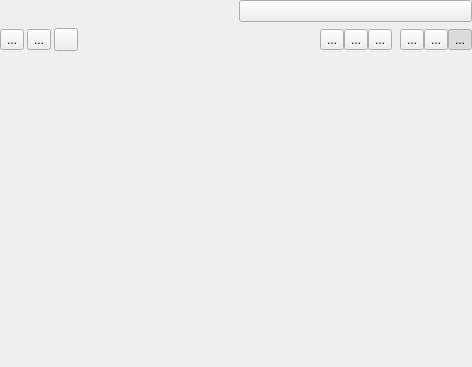
<ui version="4.0">
 <class>qMRMLTableViewControllerWidget</class>
 <widget class="ctkPopupWidget" name="qMRMLTableViewControllerWidget">
  <property name="geometry">
   <rect>
    <x>0</x>
    <y>0</y>
    <width>472</width>
    <height>367</height>
   </rect>
  </property>
  <property name="windowTitle">
   <string>表格视图控制器</string>
  </property>
  <layout class="QVBoxLayout" name="verticalLayout">
   <property name="margin">
    <number>0</number>
   </property>
   <item>
    <layout class="QHBoxLayout" name="horizontalLayout_3">
     <property name="sizeConstraint">
      <enum>QLayout::SetMinimumSize</enum>
     </property>
     <item>
      <widget class="qMRMLNodeComboBox" name="tableComboBox">
       <property name="nodeTypes">
        <stringlist notr="true">
         <string>表格节点 (vtkMRMLTableNode)</string>
        </stringlist>
       </property>
       <property name="noneEnabled">
        <bool>true</bool>
       </property>
       <property name="addEnabled">
        <bool>true</bool>
       </property>
       <property name="removeEnabled">
        <bool>true</bool>
       </property>
       <property name="editEnabled">
        <bool>true</bool>
       </property>
       <property name="renameEnabled">
        <bool>true</bool>
       </property>
      </widget>
     </item>
     <item>
      <widget class="QPushButton" name="LockTableButton">
       <property name="sizePolicy">
        <sizepolicy hsizetype="Preferred" vsizetype="Preferred">
         <horstretch>0</horstretch>
         <verstretch>0</verstretch>
        </sizepolicy>
       </property>
       <property name="minimumSize">
        <size>
         <width>30</width>
         <height>0</height>
        </size>
       </property>
       <property name="toolTip">
        <string>允许编辑表格</string>
       </property>
       <property name="text">
        <string />
       </property>
       <property name="icon">
        <iconset resource="../../../../../Base/QTGUI/Resources/qSlicerBaseQTGUI.qrc">
         <normaloff>:/Icons/Medium/SlicerUnlock.png</normaloff>:/Icons/Medium/SlicerUnlock.png</iconset>
       </property>
       <property name="checkable">
        <bool>false</bool>
       </property>
       <property name="flat">
        <bool>false</bool>
       </property>
      </widget>
     </item>
    </layout>
   </item>
   <item>
    <layout class="QHBoxLayout" name="horizontalLayout">
     <property name="spacing">
      <number>3</number>
     </property>
     <item>
      <widget class="QToolButton" name="CopyButton">
       <property name="toolTip">
        <string>复制</string>
       </property>
       <property name="text">
        <string>...</string>
       </property>
       <property name="icon">
        <iconset resource="../../../../../Base/QTGUI/Resources/qSlicerBaseQTGUI.qrc">
         <normaloff>:/Icons/Medium/SlicerEditCopy.png</normaloff>:/Icons/Medium/SlicerEditCopy.png</iconset>
       </property>
      </widget>
     </item>
     <item>
      <widget class="QToolButton" name="PasteButton">
       <property name="toolTip">
        <string>粘贴</string>
       </property>
       <property name="text">
        <string>...</string>
       </property>
       <property name="icon">
        <iconset resource="../../../../../Base/QTGUI/Resources/qSlicerBaseQTGUI.qrc">
         <normaloff>:/Icons/Medium/SlicerEditPaste.png</normaloff>:/Icons/Medium/SlicerEditPaste.png</iconset>
       </property>
      </widget>
     </item>
     <item>
      <widget class="QToolButton" name="PlotButton">
       <property name="toolTip">
        <string>根据用户选择的表格列生成交互式图</string>
       </property>
       <property name="text">
        <string />
       </property>
       <property name="icon">
        <iconset resource="../../../../../Base/QTGUI/Resources/qSlicerBaseQTGUI.qrc">
         <normaloff>:/Icons/Medium/SlicerInteractivePlotting.png</normaloff>:/Icons/Medium/SlicerInteractivePlotting.png</iconset>
       </property>
      </widget>
     </item>
     <item>
      <widget class="QFrame" name="EditControlsFrame">
       <property name="minimumSize">
        <size>
         <width>0</width>
         <height>15</height>
        </size>
       </property>
       <property name="frameShape">
        <enum>QFrame::NoFrame</enum>
       </property>
       <property name="frameShadow">
        <enum>QFrame::Plain</enum>
       </property>
       <property name="lineWidth">
        <number>0</number>
       </property>
       <layout class="QHBoxLayout" name="horizontalLayout_7">
        <property name="spacing">
         <number>0</number>
        </property>
        <property name="margin">
         <number>0</number>
        </property>
        <item>
         <spacer name="horizontalSpacer">
          <property name="orientation">
           <enum>Qt::Horizontal</enum>
          </property>
          <property name="sizeType">
           <enum>QSizePolicy::MinimumExpanding</enum>
          </property>
          <property name="sizeHint" stdset="0">
           <size>
            <width>16</width>
            <height>20</height>
           </size>
          </property>
         </spacer>
        </item>
        <item>
         <widget class="QToolButton" name="ColumnInsertButton">
          <property name="toolTip">
           <string>添加列</string>
          </property>
          <property name="text">
           <string>...</string>
          </property>
          <property name="icon">
           <iconset resource="../qMRMLWidgets.qrc">
            <normaloff>:/Icons/column_add.png</normaloff>:/Icons/column_add.png</iconset>
          </property>
         </widget>
        </item>
        <item>
         <widget class="QToolButton" name="ColumnDeleteButton">
          <property name="toolTip">
           <string>删除列</string>
          </property>
          <property name="text">
           <string>...</string>
          </property>
          <property name="icon">
           <iconset resource="../qMRMLWidgets.qrc">
            <normaloff>:/Icons/column_delete.png</normaloff>:/Icons/column_delete.png</iconset>
          </property>
         </widget>
        </item>
        <item>
         <widget class="QToolButton" name="LockFirstColumnButton">
          <property name="toolTip">
           <string>锁定第一列</string>
          </property>
          <property name="text">
           <string>...</string>
          </property>
          <property name="icon">
           <iconset resource="../qMRMLWidgets.qrc">
            <normaloff>:/Icons/row_header_lock.png</normaloff>:/Icons/row_header_lock.png</iconset>
          </property>
          <property name="checkable">
           <bool>true</bool>
          </property>
         </widget>
        </item>
        <item>
         <spacer name="horizontalSpacer_2">
          <property name="orientation">
           <enum>Qt::Horizontal</enum>
          </property>
          <property name="sizeType">
           <enum>QSizePolicy::Preferred</enum>
          </property>
          <property name="sizeHint" stdset="0">
           <size>
            <width>8</width>
            <height>0</height>
           </size>
          </property>
         </spacer>
        </item>
        <item>
         <widget class="QToolButton" name="RowInsertButton">
          <property name="toolTip">
           <string>添加行</string>
          </property>
          <property name="text">
           <string>...</string>
          </property>
          <property name="icon">
           <iconset resource="../qMRMLWidgets.qrc">
            <normaloff>:/Icons/row_add.png</normaloff>:/Icons/row_add.png</iconset>
          </property>
         </widget>
        </item>
        <item>
         <widget class="QToolButton" name="RowDeleteButton">
          <property name="toolTip">
           <string>删除行</string>
          </property>
          <property name="text">
           <string>...</string>
          </property>
          <property name="icon">
           <iconset resource="../qMRMLWidgets.qrc">
            <normaloff>:/Icons/row_delete.png</normaloff>:/Icons/row_delete.png</iconset>
          </property>
         </widget>
        </item>
        <item>
         <widget class="QToolButton" name="LockFirstRowButton">
          <property name="toolTip">
           <string>锁定第一行</string>
          </property>
          <property name="text">
           <string>...</string>
          </property>
          <property name="icon">
           <iconset resource="../qMRMLWidgets.qrc">
            <normaloff>:/Icons/column_header_lock.png</normaloff>:/Icons/column_header_lock.png</iconset>
          </property>
          <property name="checkable">
           <bool>true</bool>
          </property>
          <property name="checked">
           <bool>true</bool>
          </property>
         </widget>
        </item>
       </layout>
      </widget>
     </item>
    </layout>
   </item>
   <item>
    <spacer name="verticalSpacer">
     <property name="orientation">
      <enum>Qt::Vertical</enum>
     </property>
     <property name="sizeType">
      <enum>QSizePolicy::Expanding</enum>
     </property>
     <property name="sizeHint" stdset="0">
      <size>
       <width>20</width>
       <height>1</height>
      </size>
     </property>
    </spacer>
   </item>
   <item>
    <spacer name="BottomSpacer">
     <property name="orientation">
      <enum>Qt::Vertical</enum>
     </property>
     <property name="sizeType">
      <enum>QSizePolicy::Fixed</enum>
     </property>
     <property name="sizeHint" stdset="0">
      <size>
       <width>20</width>
       <height>0</height>
      </size>
     </property>
    </spacer>
   </item>
  </layout>
 </widget>
 <customwidgets>
  <customwidget>
   <class>qMRMLNodeComboBox</class>
   <extends>QWidget</extends>
   <header>qMRMLNodeComboBox.h</header>
   <container>1</container>
  </customwidget>
  <customwidget>
   <class>ctkPopupWidget</class>
   <extends>QFrame</extends>
   <header>ctkPopupWidget.h</header>
   <container>1</container>
  </customwidget>
 </customwidgets>
 <resources>
  <include location="../qMRMLWidgets.qrc" />
  <include location="../../../../../Base/QTGUI/Resources/qSlicerBaseQTGUI.qrc" />
 </resources>
 <connections />
</ui>
